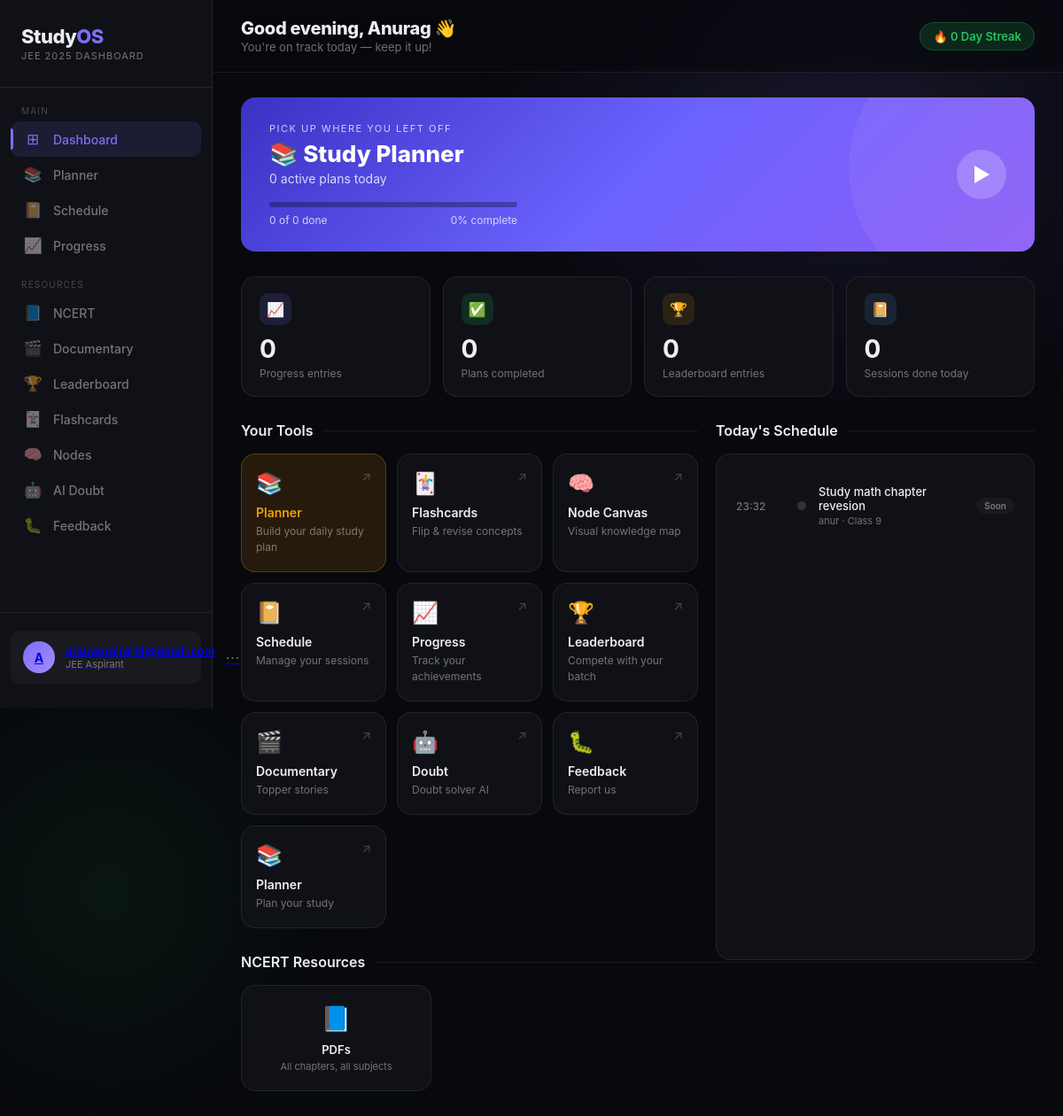
The page / (signed in) on the database its author committed.
### tables this page shows
CREATE TABLE users(
        id INTEGER PRIMARY KEY AUTOINCREMENT,
        username TEXT UNIQUE NOT NULL,
        email TEXT UNIQUE NOT NULL,
        password TEXT NOT NULL,
        bio TEXT DEFAULT '',
        exam TEXT DEFAULT 'JEE',
        class_year TEXT DEFAULT '12',
        avatar TEXT DEFAULT '',
        created_at TIMESTAMP DEFAULT CURRENT_TIMESTAMP
    );

CREATE TABLE schedule(
        id INTEGER PRIMARY KEY AUTOINCREMENT,
        user_id INTEGER,
        name TEXT,
        class TEXT,
        subject TEXT,
        start_time TEXT,
        end_time TEXT,
        done INTEGER DEFAULT 0
    );

### app.py (the view)
@app.route("/")
@login_required
def home():
    conn = get_db()
    cur = conn.cursor()
    uid = current_user.id
    planner_all = cur.execute(
        "SELECT * FROM planner WHERE user_id=?", (uid,)
    ).fetchall()
    planner_done = sum(1 for p in planner_all if p['done'] == 1)
    planner_count = len(planner_all)
    planner_pct = int((planner_done / planner_count) * 100) if planner_count > 0 else 0
    progress_count = cur.execute(
        "SELECT COUNT(*) FROM progress WHERE user_id=?", (uid,)
    ).fetchone()[0]
    leaderboard_count = cur.execute(
        "SELECT COUNT(*) FROM leaderboard"
    ).fetchone()[0]
    schedule = cur.execute(
        "SELECT * FROM schedule WHERE user_id=? ORDER BY start_time", (uid,)
    ).fetchall()
    schedule_done = sum(1 for s in schedule if s['done'] == 1)
    streak = cur.execute(
        "SELECT COUNT(DISTINCT DATE(created_at)) FROM progress WHERE user_id=?",
        (uid,)
    ).fetchone()[0]
    conn.close()
    now = datetime.now()
    return render_template("index.html",
        planner_count=planner_count,
        planner_done=planner_done,
        planner_pct=planner_pct,
        progress_count=progress_count,
        leaderboard_count=leaderboard_count,
        schedule=schedule,
        schedule_done=schedule_done,
        streak=streak,
        now_hour=now.hour,
        now_min=now.minute
    )

### app.py (called while the page is built)
def get_db():
    conn = sqlite3.connect("database.db")
    conn.row_factory = sqlite3.Row
    return conn

@login_manager.user_loader
def load_user(user_id):
    conn = get_db()
    u = conn.execute("SELECT * FROM users WHERE id=?", (user_id,)).fetchone()
    conn.close()
    if u:
        return User(u['id'], u['username'], u['email'], u['bio'],
                    u['exam'], u['class_year'], u['avatar'])
    return None

@app.before_request
def log_visitor():
    ip = request.remote_addr
    path = request.path
    user_agent = request.headers.get('User-Agent')
    with open("visitors.txt", "a", encoding="utf-8") as f:
        f.write(
            f"Time: {datetime.now()} | "
            f"IP: {ip} | "
            f"Page: {path} | "
            f"Browser: {user_agent}\n"
        )

### templates/index.html (shortened to what this page needs)
<!DOCTYPE html>
<html lang="en">
<head>
</head>
<body>
<aside class="sidebar" id="sidebar">
  <div class="logo">
    <div class="logo-mark">Study<span>OS</span></div>
    <div class="logo-sub">JEE 2025 Dashboard</div>
  </div>
  <div class="nav-section">
    <div class="nav-label">Main</div>
    <a class="nav-item active" href="/"><span class="nav-icon">⊞</span> Dashboard</a>
    <a class="nav-item" href="/planner"><span class="nav-icon">📚</span> Planner</a>
    <a class="nav-item" href="/schedule"><span class="nav-icon">📔</span> Schedule</a>
    <a class="nav-item" href="/progress"><span class="nav-icon">📈</span> Progress</a>
  </div>
  <div class="nav-section" style="margin-top:10px;">
    <div class="nav-label">Resources</div>
    <a class="nav-item" href="/ncert_pdf"><span class="nav-icon">📘</span> NCERT</a>
    <a class="nav-item" href="/documentary"><span class="nav-icon">🎬</span> Documentary</a>
    <a class="nav-item" href="/leaderboard"><span class="nav-icon">🏆</span> Leaderboard</a>
    <a class="nav-item" href="/flashcards"><span class="nav-icon">🃏</span> Flashcards</a>
    <a class="nav-item" href="/nodes"><span class="nav-icon">🧠</span> Nodes</a>
     <a class="nav-item" href="/doubt"><span class="nav-icon">🤖</span> AI Doubt</a>
     <a class="nav-item " href="/feedback"><span class="nav-icon">🐛</span> Feedback</a>
  </div>
  <div class="sidebar-footer">
    <a class="user-card" href="/profile">
      <div class="avatar">
        {% if current_user.avatar %}
        <img src="{{ current_user.avatar }}">
        {% else %}
        {{ current_user.username[0].upper() }}
        {% endif %}
      </div>
      <div>
        <div class="user-name">{{ current_user.username }}</div>
        <div class="user-role">{{ current_user.exam }} Aspirant</div>
      </div>
      <div class="user-dots">⋯</div>
    </a>
  </div>
</aside>
<main class="main">
  <div class="topbar">
    <div class="topbar-left">
      <h1 id="greeting">Good evening, Anurag 👋</h1>
      <p>You're on track today — keep it up!</p>
    </div>
    <div class="topbar-right">
      <div class="streak-pill">🔥 {{ streak }} Day Streak</div>
    </div>
  </div>
  <div class="content">
    <a class="hero" href="/planner">
      <div class="hero-left">
        <div class="hero-eyebrow">Pick up where you left off</div>
        <div class="hero-title">📚 Study Planner</div>
        <div class="hero-sub">{{ planner_count }} active plans today</div>
        <div class="hero-progress">
          <div class="progress-track">
          </div>
          <div class="progress-meta">
            <span>{{ planner_done }} of {{ planner_count }} done</span>
            <span>{{ planner_pct }}% complete</span>
          </div>
        </div>
      </div>
      <div class="hero-cta">▶</div>
    </a>
    <div class="stats-row">
      <a class="stat-card" href="/progress">
        <div class="stat-top">
          <div class="stat-icon purple">📈</div>
        </div>
        <div class="stat-num">{{ progress_count }}</div>
        <div class="stat-label">Progress entries</div>
      </a>
      <a class="stat-card" href="/planner">
        <div class="stat-top">
          <div class="stat-icon green">✅</div>
        </div>
        <div class="stat-num">{{ planner_done }}</div>
        <div class="stat-label">Plans completed</div>
      </a>
      <a class="stat-card" href="/leaderboard">
        <div class="stat-top">
          <div class="stat-icon gold">🏆</div>
        </div>
        <div class="stat-num">{{ leaderboard_count }}</div>
        <div class="stat-label">Leaderboard entries</div>
      </a>
      <a class="stat-card" href="/schedule">
        <div class="stat-top">
          <div class="stat-icon blue">📔</div>
        </div>
        <div class="stat-num">{{ schedule_done }}</div>
        <div class="stat-label">Sessions done today</div>
      </a>
    </div>
    <div class="two-col">
      <div>
        <div class="section-title">Your Tools</div>
        <div class="tools-grid">
          <a class="tool-card featured" href="/planner">
            <span class="tool-arrow">↗</span>
            <div class="tool-emoji">📚</div>
            <div class="tool-name">Planner</div>
            <div class="tool-desc">Build your daily study plan</div>
          </a>
          <a class="tool-card" href="/flashcards">
           <span class="tool-arrow">↗</span>
           <div class="tool-emoji">🃏</div>
           <div class="tool-name">Flashcards</div>
             <div class="tool-desc">Flip & revise concepts</div>
            </a>
             <a class="tool-card" href="/nodes">
              <span class="tool-arrow">↗</span>
             <div class="tool-emoji">🧠</div>
             <div class="tool-name">Node Canvas</div>
             <div class="tool-desc">Visual knowledge map</div>
            </a>
          <a class="tool-card" href="/schedule">
            <span class="tool-arrow">↗</span>
            <div class="tool-emoji">📔</div>
            <div class="tool-name">Schedule</div>
            <div class="tool-desc">Manage your sessions</div>
          </a>
          <a class="tool-card" href="/progress">
            <span class="tool-arrow">↗</span>
            <div class="tool-emoji">📈</div>
            <div class="tool-name">Progress</div>
            <div class="tool-desc">Track your achievements</div>
          </a>
          <a class="tool-card" href="/leaderboard">
            <span class="tool-arrow">↗</span>
            <div class="tool-emoji">🏆</div>
            <div class="tool-name">Leaderboard</div>
            <div class="tool-desc">Compete with your batch</div>
          </a>
          <a class="tool-card" href="/documentary">
            <span class="tool-arrow">↗</span>
            <div class="tool-emoji">🎬</div>
            <div class="tool-name">Documentary</div>
            <div class="tool-desc">Topper stories</div>
          </a>
          <a class="tool-card" href="/doubt">
            <span class="tool-arrow">↗</span>
            <div class="tool-emoji">🤖</div>
            <div class="tool-name">Doubt</div>
            <div class="tool-desc">Doubt solver AI</div>
          </a>
           <a class="tool-card" href="/feedback">
            <span class="tool-arrow">↗</span>
            <div class="tool-emoji">🐛</div>
            <div class="tool-name">Feedback</div>
            <div class="tool-desc">Report us </div>
          </a>
           <a class="tool-card" href="/planner">
            <span class="tool-arrow">↗</span>
            <div class="tool-emoji">📚</div>
            <div class="tool-name">Planner</div>
            <div class="tool-desc">Plan your study </div>
          </a>
        </div>
      </div>
      <div>
        <div class="section-title">Today's Schedule</div>
        <div class="schedule-card">
          {% if schedule %}
            {% for s in schedule[:5] %}
            {% set now_h = now_hour %}
            {% set now_m = now_min %}
            {% set s_h = s['start_time'][:2] | int if s['start_time'] else 0 %}
            {% set s_m = s['start_time'][3:5] | int if s['start_time'] else 0 %}
            {% set e_h = s['end_time'][:2] | int if s['end_time'] else 0 %}
            {% set e_m = s['end_time'][3:5] | int if s['end_time'] else 0 %}
            {% set is_done = s['done'] == 1 %}
            {% set is_now = (now_h > s_h or (now_h == s_h and now_m >= s_m)) and (now_h < e_h or (now_h == e_h and now_m <= e_m)) and not is_done %}
            <div class="schedule-item">
              <div class="sched-time">{{ s['start_time'] }}</div>
              <div class="sched-dot {% if is_done %}done{% elif is_now %}active{% else %}pending{% endif %}"></div>
              <div class="sched-info">
                <div class="sched-name">{{ s['subject'] }}</div>
                <div class="sched-sub">{{ s['name'] }} · Class {{ s['class'] }}</div>
              </div>
              {% if is_done %}
                <span class="sched-badge done">Done</span>
              {% elif is_now %}
                <span class="sched-badge now">Now</span>
              {% else %}
                <span class="sched-badge soon">Soon</span>
              {% endif %}
            </div>
            {% endfor %}
          {% else %}
            <div class="sched-empty">
              No sessions today.<br>
              <a href="/schedule" style="color:var(--accent);">Add one →</a>
            </div>
          {% endif %}
        </div>
      </div>
    </div>
    <div class="ncert-section">
      <div class="section-title">NCERT Resources</div>
      <div class="ncert-grid">
        <a class="ncert-card" href="/ncert_pdf">
          <div class="ncert-emoji">📘</div>
          <div class="ncert-name">PDFs</div>
          <div class="ncert-desc">All chapters, all subjects</div>
        </a>
      </div>
    </div>
  </div>
</main>
</body>
</html>

### rows shown on the page
users: username "A", username "anuragrajraj14@gmail.com", exam "JEE"
schedule: start_time "23:32", subject "Study math chapter revesion", name "anur", class "9"

### other values the page prints
{{ streak }} "0"
{{ planner_count }} "0"
{{ planner_done }} "0"
{{ planner_pct }} "0"
{{ progress_count }} "0"
{{ leaderboard_count }} "0"
{{ schedule_done }} "0"
